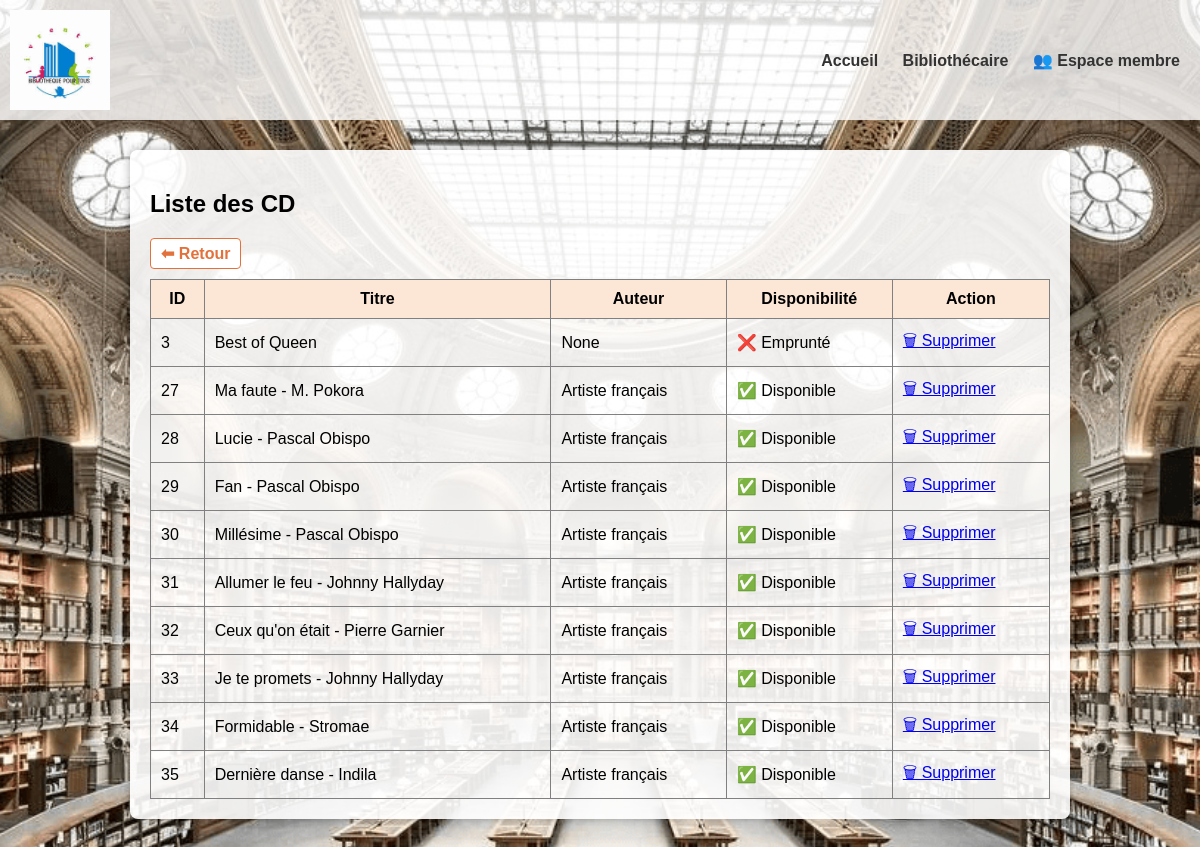
The app's page /bibliothecaire/cds/, older data.
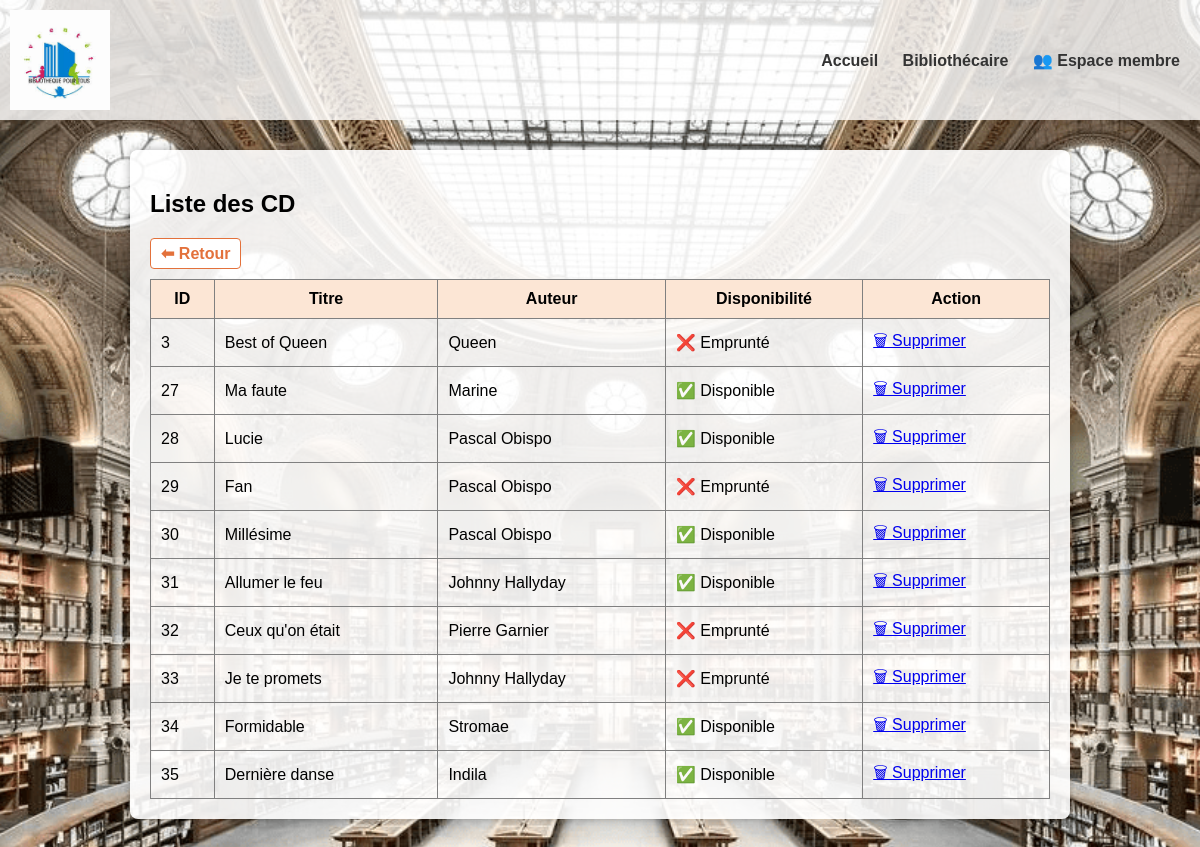
The same page, newer data.
### gestion_bibliothecaire/models.py (models this page shows, shortened)
class Media(models.Model):
    TYPE_CHOICES = [
        ('livre', 'Livre'),
        ('dvd', 'DVD'),
        ('cd', 'CD'),
        ('jeu', 'Jeu de plateau'),
    ]
    titre = models.CharField(max_length=100)
    type = models.CharField(max_length=10, choices=TYPE_CHOICES)
    auteur = models.CharField(max_length=100, blank=True, null=True)
    disponible = models.BooleanField(default=True)

### gestion_bibliothecaire/views.py (the view)
# urls.py: path('cds/', views.liste_cds, name='liste_cds'),
def liste_cds(request):
    cds = Media.objects.filter(type='cd')
    return render(request, 'gestion_bibliothecaire/liste_cds.html', {'medias': cds})

### gestion_bibliothecaire/templates/gestion_bibliothecaire/liste_cds.html (shortened to what this page needs)
<!DOCTYPE html>
<html lang="en">
<head>
</head>
<body>
  {% extends 'base.html' %}
{% block content %}
<h2>Liste des CD</h2>
  <a href="{% url 'liste_emprunts' %}" class="btn-orange">⬅ Retour</a>
<table border="1" cellpadding="10" cellspacing="0" style="width:100%; border-collapse: collapse;">
    <thead style="background-color: #fce6d5;">
        <tr>
            <th>ID</th>
            <th>Titre</th>
            <th>Auteur</th>
            <th>Disponibilité</th>
            <th>Action</th>
        </tr>
    </thead>
    <tbody>
        {% for media in medias %}
        <tr>
            <td>{{ media.id }}</td>
            <td>{{ media.titre }}</td>
            <td>{{ media.auteur }}</td>
            <td>{{ media.disponible|yesno:"✅ Disponible,❌ Emprunté" }}</td>
            <td><a href="{% url 'supprimer_media' media.id %}">🗑 Supprimer</a></td>
        </tr>
        {% empty %}
        <tr><td colspan="5">Aucun média trouvé.</td></tr>
        {% endfor %}
    </tbody>
</table>
{% endblock %}

Row changes from the older to the newer data that the page shows:
changed Media "Best of Queen": auteur "None" → "Queen"
changed Media id 27: titre "Ma faute - M. Pokora" → "Ma faute"; auteur "Artiste français" → "Marine"
changed Media id 28: titre "Lucie - Pascal Obispo" → "Lucie"; auteur "Artiste français" → "Pascal Obispo"
changed Media id 29: titre "Fan - Pascal Obispo" → "Fan"; auteur "Artiste français" → "Pascal Obispo"; disponible "✅ Disponible" → "❌ Emprunté"
changed Media id 30: titre "Millésime - Pascal Obispo" → "Millésime"; auteur "Artiste français" → "Pascal Obispo"
changed Media id 31: titre "Allumer le feu - Johnny Hallyday" → "Allumer le feu"; auteur "Artiste français" → "Johnny Hallyday"
changed Media id 32: titre "Ceux qu'on était - Pierre Garnier" → "Ceux qu'on était"; auteur "Artiste français" → "Pierre Garnier"; disponible "✅ Disponible" → "❌ Emprunté"
changed Media id 33: titre "Je te promets - Johnny Hallyday" → "Je te promets"; auteur "Artiste français" → "Johnny Hallyday"; disponible "✅ Disponible" → "❌ Emprunté"
changed Media id 34: titre "Formidable - Stromae" → "Formidable"; auteur "Artiste français" → "Stromae"
changed Media id 35: titre "Dernière danse - Indila" → "Dernière danse"; auteur "Artiste français" → "Indila"
